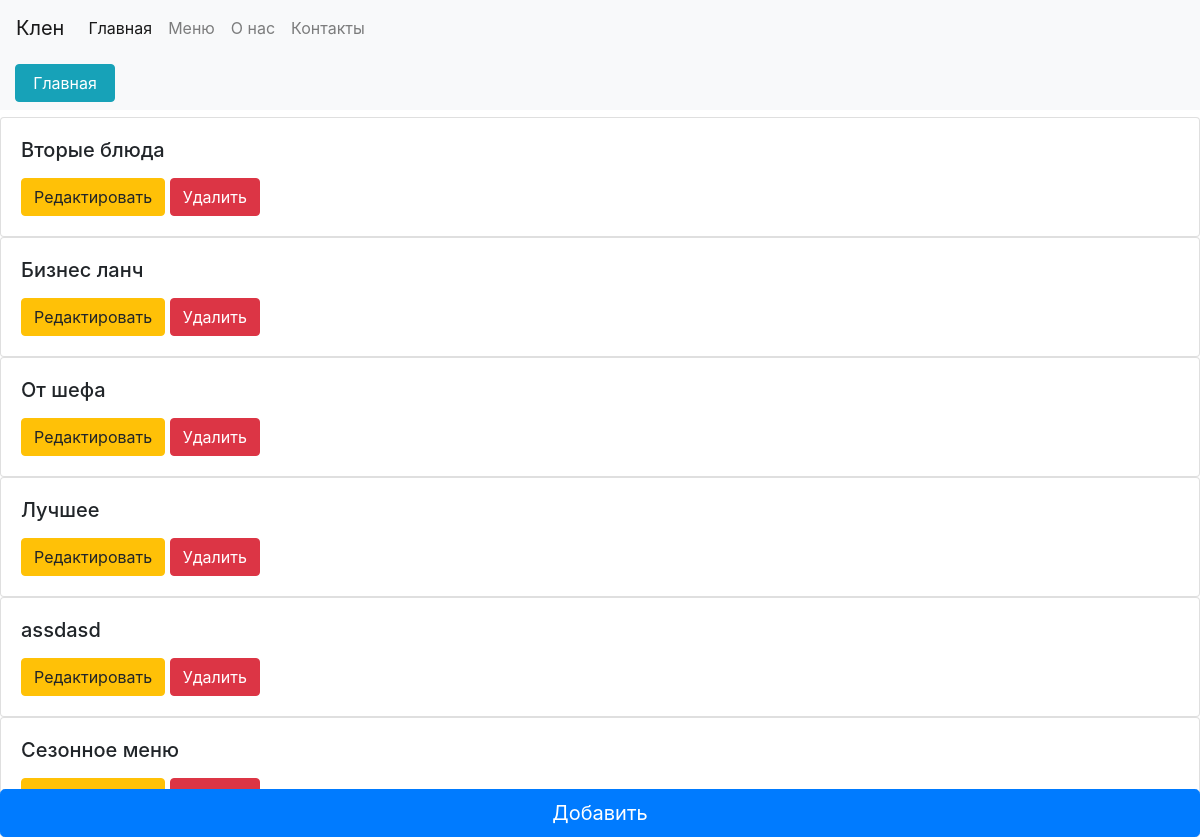
/refactor_category/1/ (signed in), run on the app's committed database.
### dishlist/models.py (models this page shows, shortened)
class Place(models.Model):
    title_place = models.CharField(max_length=150, db_index=True, verbose_name='Заведение')
    author = models.ForeignKey(get_user_model(), on_delete=models.SET_NULL, related_name='place_author', null=True,
                               default=None)
    place_info = models.OneToOneField('PlaceInfo', on_delete=models.SET_NULL, null=True, blank=True, related_name='place_info_reverse')
    def __str__(self):
        return self.title_place
    class Meta:
        verbose_name = 'Заведение'
        verbose_name_plural = 'Заведения'
        ordering = ['title_place']

class Category(models.Model):
    title = models.CharField(max_length=150, db_index=True, verbose_name='Категории')
    place = models.ForeignKey('Place', on_delete=models.PROTECT, null=True, default=None,
                              verbose_name="Заведение")
    class Mete:
        verbose_name = 'Категории'
        verbose_name_plural = 'Категория'
        ordering = ['title']

### dishlist/views.py (the view)
# urls.py: path('refactor_category/<int:place_id>/', views.RefacrotCategory.as_view(), name='refactor_category'),
class RefacrotCategory(LoginRequiredMixin, ListView):
    model = Category
    template_name = 'dishlist/dashboard/refactor_category.html'
    def get_queryset(self):
        return Category.objects.filter(place_id=self.kwargs['place_id'])
    def get_context_data(self, *, object_list=None, **kwargs):
        context = super().get_context_data(**kwargs)
        context['title'] = Place.objects.get(pk=self.kwargs['place_id'])
        context['place_id'] = self.kwargs['place_id']
        return context

### dishlist/templates/dishlist/dashboard/refactor_category.html (shortened to what this page needs)
{% extends 'base_index.html' %}
{% block navbar %}
<nav class="navbar navbar-expand-lg navbar-light bg-light fixed-top">
    <a class="navbar-brand" href="{% url 'dashboard_menu' place_id %}">{{title}}</a>
    <div class="collapse navbar-collapse" id="navbarSupportedContent">
      <ul class="navbar-nav mr-auto">
        <li class="nav-item active">
          <a class="nav-link" href="#">Главная <span class="sr-only">(current)</span></a>
        </li>
        <li class="nav-item">
          <a class="nav-link" href="#">Меню</a>
        </li>
        <li class="nav-item">
          <a class="nav-link" href="#">О нас</a>
        </li>
        <li class="nav-item">
          <a class="nav-link" href="#">Контакты</a>
        </li>
      </ul>
    </div>
  </nav>
{% endblock %}
{% block menu %}
<div class="container-fluid bg-light py-2 container-fluid-menu">
    <div class="row">
      <div class="col">
          <a href="{% url 'dashboard_menu' place_id %}" class="btn btn-info">Главная</a>
      </div>
    </div>
  </div>
{% endblock %}
{% block content %}
<h2>Как пролистнуть страницу</h2>
<h2>Еще чуть чуть</h2>
<div class="row row-cols-1 row-cols-md-1 g-1">
  {% for item in object_list %}
  <div class="col">
    <div class="card h-100">
      <div class="card-body">
        <h5 class="card-title">{{ item.title }}</h5>
        <a href="{% url 'update_category' item.place_id item.pk %}" class="btn btn-warning">Редактировать</a>
        <a href="{% url 'delete_category' item.place_id item.pk %}" class="btn btn-danger">Удалить</a>
      </div>
    </div>
  </div>
     {% endfor %}
</div>
{% endblock %}
{% block basket %}
  <a href="{% url 'add_category' %}"
     class="btn btn-primary btn-lg fixed-bottom fixed-bottom-btn">Добавить</a>
{% endblock %}

### templates/base_index.html (style rules this page uses)
.navbar { transition: top 0.3s; z-index: 1000; }
.fixed-top { position: fixed; top: 0; width: 100%; }
.container-fluid-menu { position: fixed; top: 56px; width: 100%; overflow-x: auto; white-space: nowrap; z-index: 999; }
.container-fluid-menu .btn { min-width: 100px; }

### data on the page
Place: title_place "Клен"
Category: title "Вторые блюда"
Category: title "Бизнес ланч"
Category: title "От шефа"
Category: title "Лучшее"
Category: title "assdasd"
Category: title "Сезонное меню"
